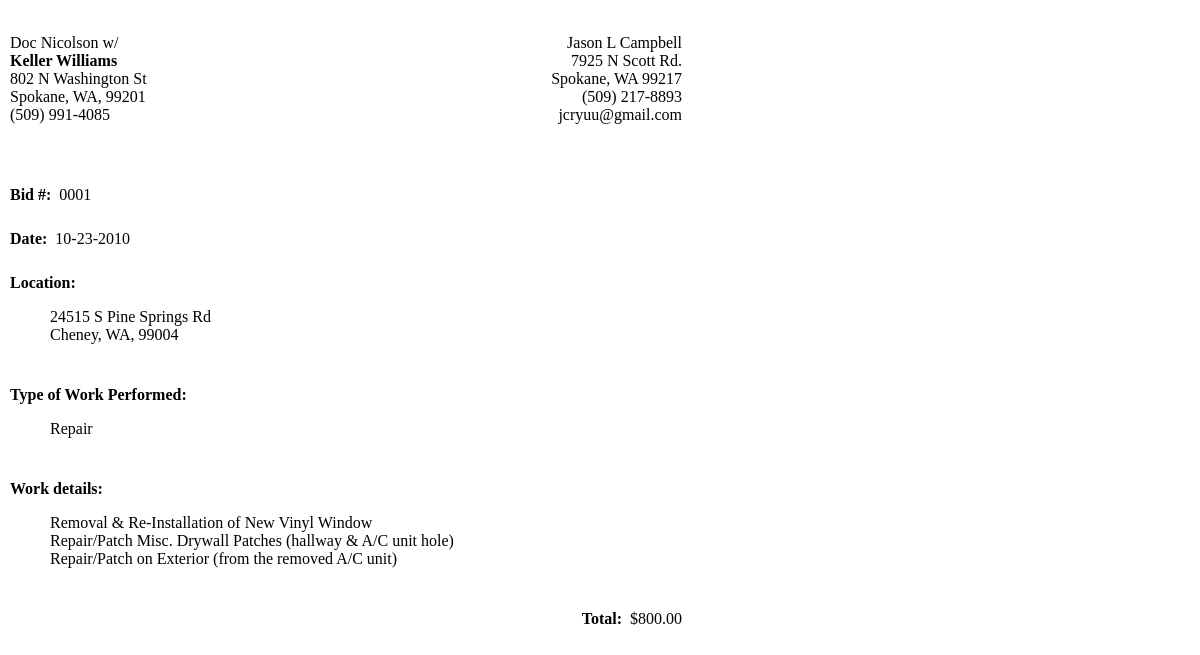
The page /bid_email.php?id=1 on the database its author committed.
### tables this page shows
CREATE TABLE `clients` (
  `id` int(10) unsigned NOT NULL auto_increment,
  `business_name` varchar(35) NOT NULL,
  `contact_name` varchar(35) NOT NULL,
  `address` varchar(50) NOT NULL,
  `city` varchar(35) NOT NULL,
  `state` varchar(2) NOT NULL,
  `zipcode` varchar(6) NOT NULL,
  `phone` varchar(16) NOT NULL,
  `fax` varchar(16) NOT NULL,
  `email` varchar(35) NOT NULL,
  PRIMARY KEY  (`id`)
);

CREATE TABLE `bids` (
  `id` int(10) unsigned NOT NULL auto_increment,
  `client_id` int(10) NOT NULL,
  `project_id` int(10) NOT NULL,
  `sku_id` int(10) NOT NULL,
  `bid_date` date NOT NULL,
  `description` text NOT NULL,
  `amount` decimal(8,2) NOT NULL,
  `approve` tinyint(1) NOT NULL default '0',
  `denied` tinyint(1) NOT NULL default '0',
  PRIMARY KEY  (`id`)
);

CREATE TABLE `projectsites` (
  `id` int(8) unsigned NOT NULL auto_increment,
  `address` varchar(50) NOT NULL,
  `city` varchar(50) NOT NULL,
  `state` varchar(2) NOT NULL,
  `zipcode` varchar(6) NOT NULL,
  `code` varchar(4) NOT NULL,
  `map` text NOT NULL,
  PRIMARY KEY  (`id`)
);

CREATE TABLE `sku` (
  `id` int(8) unsigned NOT NULL auto_increment,
  `name` varchar(50) NOT NULL,
  `shortdesc` text NOT NULL,
  PRIMARY KEY  (`id`)
);

### bid_email.php (the view, shortened to what this page needs)
<?
   	include("common/connect.php");
    $sql = "SELECT * FROM bids WHERE id='{$_GET['id']}'";
    $sql = mysqli_query($connection, $sql);
	extract(mysqli_fetch_assoc($sql));
    if ($id >= 10) {
		      if ($id <= 99) {
	       		  $inv = '00'.$id;
		      } else {
		          $inv = '0'.$id;
		      }
		} else if ($id <= 9) {
			$inv = '000'.$id;
        }
    $date_start = explode("-", $bid_date);
    $sdate = $date_start[1].'-'.$date_start[2].'-'.$date_start[0];
    $sqlA = "SELECT l.name,l.address,l.city,l.state,l.zipcode,l.phone,l.email,c.contact_name,c.business_name,c.address,c.city,c.state,c.zipcode,c.phone,p.address,p.city,p.state,p.zipcode,s.name FROM login l, clients c, projectsites p, sku s WHERE p.id='$project_id' AND c.id='$client_id' AND s.id='$sku_id'";
    $sqlA = mysqli_query($connection, $sqlA);
	list($l_name,$l_address,$l_city,$l_state,$l_zipcode,$l_phone,$l_email,$c_contact_name,$c_business_name,$c_address,$c_city,$c_state,$c_zipcode,$c_phone,$p_address,$p_city,$p_state,$p_zipcode,$s_name) = mysqli_fetch_row($sqlA);
?>
<!DOCTYPE HTML PUBLIC "-//W3C//DTD HTML 4.01 Transitional//EN"
    "http://www.w3.org/TR/html4/loose.dtd">
<html>
<head>
  <link href="global.css" rel="stylesheet" type="text/css">
</head>
<body style="background: #ffffff; color: #000000;">
    <table style="width: 700px;">
        <tr>
            <td style="padding: 24px 24px 48px 0px; vertical-align: middle; text-align: left;">
                <?= $c_contact_name ?> w/<br />
                <b><?= $c_business_name ?></b><br />
                <?= $c_address ?><br />
                <?= $c_city.', '.$c_state.', '.$c_zipcode ?><br />
                <?= $c_phone ?>
            </td>
            <td style="padding: 24px 24px 48px 0px; vertical-align: middle; text-align: right;">
                <?= $l_name ?><br />
                <?= $l_address ?><br />
                <?= $l_city.', '.$l_state.' '.$l_zipcode ?><br />
                <?= $l_phone ?><br />
                <?= $l_email ?>
            </td>
        </tr>
        <tr>
            <td colspan="2" style="padding: 12px 24px 12px 0px; vertical-align: middle; text-align: left;">
                <b>Bid #:</b>&nbsp;
                <a href=" " onClick="window.print();return false" style="text-decoration:  none; color: #000000;"><?= $inv ?></a>
            </td>
        </tr>
        <tr>
            <td colspan="2" style="padding: 12px 24px 12px 0px; vertical-align: middle; text-align: left;">
                <b>Date:</b>&nbsp;
                <?= $sdate ?>
            </td>
        </tr>
        <tr>
<?
    if ($paid == 0) {
?>
            <td colspan="2" style="padding: 12px 24px 12px 0px; vertical-align: middle; text-align: left;">
                <b>Location:</b><br />
                <blockquote>
                    <?= $p_address ?><br />
                    <?= $p_city.', '.$p_state.', '.$p_zipcode ?>
                </blockquote>
            </td>
<?
    }
?>
        </tr>
        <tr>
            <td colspan="2" style="padding: 12px 24px 12px 0px; vertical-align: middle; text-align: left;">
                <b>Type of Work Performed:</b>&nbsp;
                <blockquote>
                    <?= $s_name ?>
                </blockquote>
            </td>
        </tr>
        <tr>
            <td colspan="2" style="padding: 12px 24px 12px 0px; vertical-align: middle; text-align: left;">
                <b>Work details:</b><br />
                <blockquote>
                    <?= $description ?>
                </blockquote>
            </td>
        </tr>
        <tr>
            <td colspan="2" style="padding: 12px 24px 12px 0px; vertical-align: middle; text-align: right;">
                <b>Total:</b>&nbsp;
                $<?= $amount ?>
            </td>
        </tr>
    </table>
</body>
</html>

### rows shown on the page
clients: contact_name "Doc Nicolson", business_name "Keller Williams", address "802 N Washington St", city "Spokane", state "WA", zipcode "99201", phone "(509) 991-4085"
bids: id "0001", bid_date "10-23-2010", description "Removal & Re-Installation of New Vinyl Window Repair/Patch Misc. Drywall Patches (hallway & A/C unit hole) Repair/Patch on Exterior (from the removed A/C unit)", amount "800.00"
projectsites: address "24515 S Pine Springs Rd", city "Cheney", state "WA", zipcode "99004"
sku: name "Repair"

### other values the page prints
$l_name "Jason L Campbell"
$l_address "7925 N Scott Rd."
$l_city "Spokane"
$l_state "WA"
$l_zipcode "99217"
$l_phone "(509) 217-8893"
$l_email "jcryuu@gmail.com"
